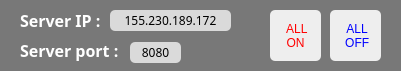
   <widget class="QFrame" name="frame_35">
    <property name="geometry">
     <rect>
      <x>730</x>
      <y>530</y>
      <width>401</width>
      <height>71</height>
     </rect>
    </property>
    <property name="styleSheet">
     <string notr="true">background-color: rgb(120, 120, 120);
border-style:solid;
border-radius: 5px;</string>
    </property>
    <property name="frameShape">
     <enum>QFrame::Shape::StyledPanel</enum>
    </property>
    <property name="frameShadow">
     <enum>QFrame::Shadow::Raised</enum>
    </property>
    <widget class="QLabel" name="cpu_name_92">
     <property name="geometry">
      <rect>
       <x>20</x>
       <y>10</y>
       <width>91</width>
       <height>21</height>
      </rect>
     </property>
     <property name="font">
      <font>
       <family>맑은 고딕</family>
       <pointsize>12</pointsize>
       <italic>false</italic>
       <bold>true</bold>
      </font>
     </property>
     <property name="styleSheet">
      <string notr="true">font: 700 12pt &quot;맑은 고딕&quot;;
color: rgb(255, 255, 255)</string>
     </property>
     <property name="text">
      <string>Server IP :</string>
     </property>
    </widget>
    <widget class="QLabel" name="cpu_name_93">
     <property name="geometry">
      <rect>
       <x>20</x>
       <y>40</y>
       <width>101</width>
       <height>21</height>
      </rect>
     </property>
     <property name="font">
      <font>
       <family>맑은 고딕</family>
       <pointsize>12</pointsize>
       <italic>false</italic>
       <bold>true</bold>
      </font>
     </property>
     <property name="styleSheet">
      <string notr="true">font: 700 12pt &quot;맑은 고딕&quot;;
color: rgb(255, 255, 255)</string>
     </property>
     <property name="text">
      <string>Server port : </string>
     </property>
    </widget>
    <widget class="QLabel" name="cpu_name_94">
     <property name="geometry">
      <rect>
       <x>110</x>
       <y>10</y>
       <width>121</width>
       <height>21</height>
      </rect>
     </property>
     <property name="font">
      <font>
       <family>맑은 고딕</family>
       <pointsize>9</pointsize>
       <italic>false</italic>
       <bold>false</bold>
      </font>
     </property>
     <property name="styleSheet">
      <string notr="true">background-color: rgb(218, 218, 218);
font: 9pt &quot;맑은 고딕&quot;;</string>
     </property>
     <property name="text">
      <string>155.230.189.172</string>
     </property>
     <property name="alignment">
      <set>Qt::AlignmentFlag::AlignCenter</set>
     </property>
    </widget>
    <widget class="QLabel" name="cpu_name_95">
     <property name="geometry">
      <rect>
       <x>130</x>
       <y>42</y>
       <width>51</width>
       <height>21</height>
      </rect>
     </property>
     <property name="font">
      <font>
       <family>맑은 고딕</family>
       <pointsize>9</pointsize>
       <italic>false</italic>
       <bold>false</bold>
      </font>
     </property>
     <property name="styleSheet">
      <string notr="true">background-color: rgb(218, 218, 218);
font: 9pt &quot;맑은 고딕&quot;;</string>
     </property>
     <property name="text">
      <string>8080</string>
     </property>
     <property name="alignment">
      <set>Qt::AlignmentFlag::AlignCenter</set>
     </property>
    </widget>
    <widget class="QPushButton" name="all_on">
     <property name="geometry">
      <rect>
       <x>270</x>
       <y>10</y>
       <width>51</width>
       <height>51</height>
      </rect>
     </property>
     <property name="styleSheet">
      <string notr="true">font: 700 11pt &quot;맑은 고딕&quot;;
background-color:rgb(238, 238, 238);
color:rgb(255, 0, 0)</string>
     </property>
     <property name="text">
      <string> ALL
ON</string>
     </property>
    </widget>
    <widget class="QPushButton" name="all_off">
     <property name="geometry">
      <rect>
       <x>330</x>
       <y>10</y>
       <width>51</width>
       <height>51</height>
      </rect>
     </property>
     <property name="styleSheet">
      <string notr="true">font: 700 11pt &quot;맑은 고딕&quot;;
background-color:rgb(238, 238, 238);
color:rgb(0, 0, 255)</string>
     </property>
     <property name="text">
      <string> ALL 
 OFF</string>
     </property>
    </widget>
   </widget>
